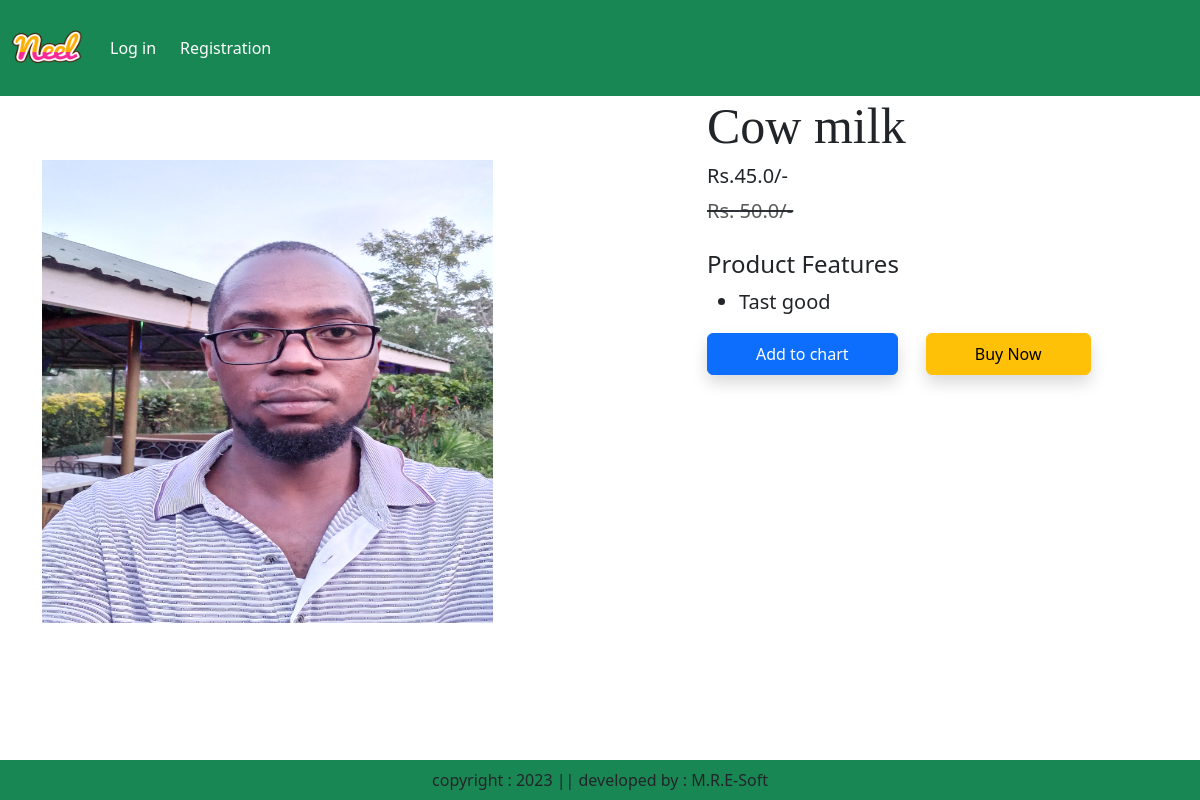
Screenshot of /product-detail/1 with the database file from the repository.
### app/models.py (models this page shows, shortened)
class Product(models.Model):
    title = models.CharField(max_length=100)
    selling_price = models.FloatField()
    discounted_price = models.FloatField()
    description = models.TextField()
    composition = models.TextField(default='')
    prodapp = models.TextField(default='')
    category = models.CharField(choices=CATEGORY_CHOICES, max_length=2)
    product_image = models.ImageField(upload_to='product')

### app/views.py (the view)
# urls.py: path("product-detail/<int:pk>", views.ProductDetail.as_view(),name="product-detail"),
class ProductDetail(View):
    def get(self, request,pk):
        product = Product.objects.get(pk=pk)
        return render(request, 'app/productdetail.html', locals())

### app/templates/app/productdetail.html (shortened to what this page needs)
{% extends 'app/base.html' %}
{% load static %}
{% block main-content %}
   <div class="container">
    <div class="row flex justify-content-between">
        <div class="img2 col-lg-5 mt-5">
            <img src="{{ product.product_image.url }}" class="image col-xs-6
            col-sm-12 col-lg-12 mt-3 text-sm-center w-100 h-75" alt="">
        </div>
        <div class="productdetail col-lg-5">
            <h1 style="font-family: Georgia; font-size:50px;">{{ product.title}}</h1>
            <h5>Rs.{{ product.discounted_price}}/-</h5>
            <small class="text-decoration-line-through text-muted fs-5"><del>Rs. {{product.selling_price}}/-</del></small>
            <br><br><h4>Product Features</h4>
            <ul class="fs-5" style="font-family: Rajdhani,">
                <li>{{product.description}}</li>
            </ul>
                <form action="/add-to-cart" class="d-inline">
                    <button type="submit" class="btn btn-primary shadow px-5 py-2"> Add to chart </button>
                </form>
                <a href="{% url 'showcart' %}" class="btn btn-warning shadow px-5 py-2 ms-4"> Buy Now</a>
        </div>
    </div>
 </div>
{% endblock main-content %}

### rows the page displays
Product: product_image (picture), title "Cow milk", discounted_price "45.0", selling_price "50.0", description "Tast good"
